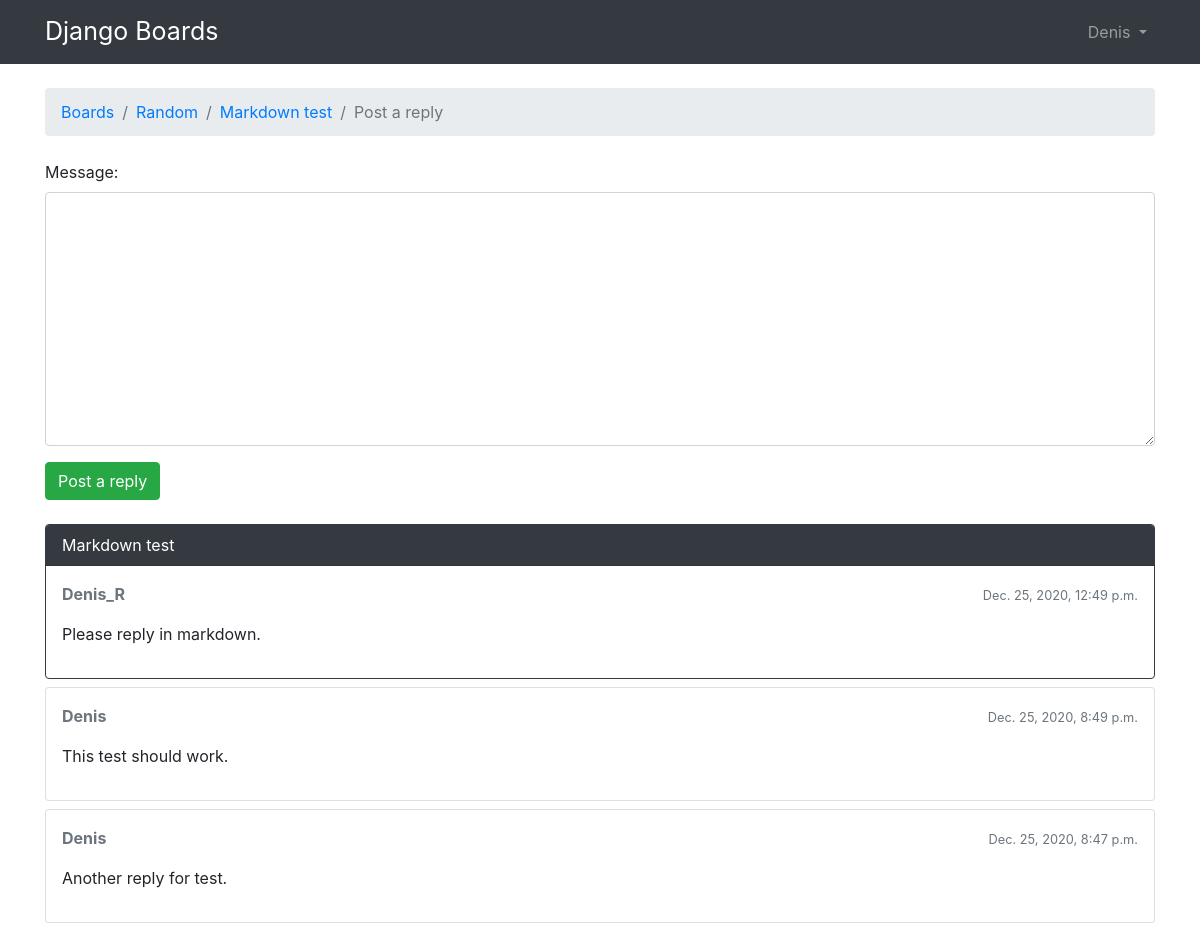
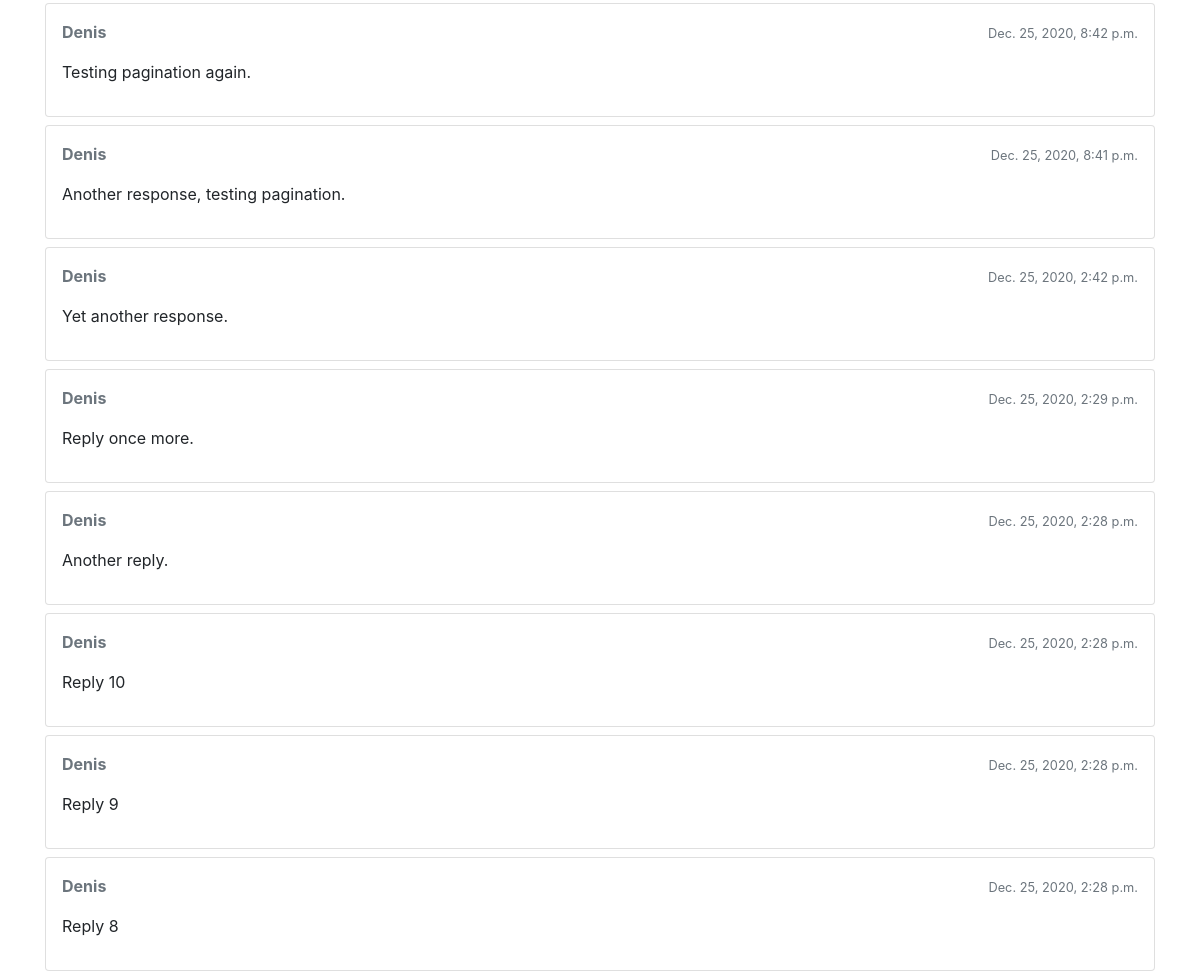
/boards/3/topics/5/reply/ (signed in), run on the app's committed database (2 pictures, top to bottom).
### boards/models.py (models this page shows, shortened)
class Topic(models.Model):
    subject =      models.CharField(max_length= 255)
    last_updated = models.DateTimeField(auto_now_add= True)
    board =        models.ForeignKey(Board, related_name= 'topics', on_delete= models.CASCADE)
    starter =      models.ForeignKey(User, related_name= 'topics', on_delete= models.CASCADE)
    views =        models.PositiveIntegerField(default=0)
    def get_last_ten_posts(self):
        return self.posts.order_by('-created_at')[:10]

class Board(models.Model):
    name =        models.CharField(max_length= 30, unique= True)
    description = models.CharField(max_length= 100)

class Post(models.Model):
    message =    models.TextField(max_length= 4000)
    topic =      models.ForeignKey(Topic, related_name= 'posts', on_delete= models.CASCADE)
    created_by = models.ForeignKey(User, related_name= 'posts', on_delete= models.CASCADE)
    updated_by = models.ForeignKey(User, null= True, related_name= '+', on_delete= models.CASCADE)
    created_at = models.DateTimeField(auto_now_add= True)
    updated_at = models.DateTimeField(null= True)
    def get_message_as_markdown(self):
        return mark_safe(markdown(self.message, safe_mode='escape'))

### boards/views.py (the view)
# urls.py: path('boards/<int:pk>/topics/<int:topic_pk>/reply/', views.reply_topic, name='reply_topic'),
@login_required
def reply_topic(request, pk, topic_pk):
    topic = get_object_or_404(Topic, board__pk=pk, pk=topic_pk)
    if request.method == 'POST':
        form = PostForm(request.POST)
        if form.is_valid():
            post = form.save(commit=False)
            post.topic = topic
            post.created_by = request.user
            post.save()
            topic.last_updated = timezone.now()
            topic.save()
            topic_url = reverse('topic_posts', kwargs={'pk': pk, 'topic_pk': topic_pk})
            topic_post_url = '{url}?page={page}#{id}'.format(url=topic_url, id=post.pk, page=topic.get_page_count())
            return redirect(topic_post_url)
    else:
        form = PostForm()
    return render(request, 'reply_topic.html', {'topic': topic, 'form': form})

### boards/forms.py
class PostForm(forms.ModelForm):
    class Meta:
        model = Post
        fields = ['message', ]

### boards/templatetags/form_tags.py (called while the page is built)
@register.filter
def input_class(bound_field):
    css_class = ''
    if bound_field.form.is_bound:
        if bound_field.errors:
            css_class = 'is-invalid'
        elif field_type(bound_field) != 'PasswordInput':
            css_class = 'is-valid'
    return 'form-control {}'.format(css_class)

### templates/reply_topic.html (shortened to what this page needs)
{% extends 'base.html' %}
{% load static %}
{% block breadcrumb %}
  <li class="breadcrumb-item"><a href="{% url 'home' %}">Boards</a></li>
  <li class="breadcrumb-item"><a href="{% url 'board_topics' topic.board.pk %}">{{ topic.board.name }}</a></li>
  <li class="breadcrumb-item"><a href="{% url 'topic_posts' topic.board.pk topic.pk %}">{{ topic.subject }}</a></li>
  <li class="breadcrumb-item active">Post a reply</li>
{% endblock %}
{% block content %}
  <form method="post" class="mb-4" nonvalidate>
    {% include 'includes/form.html' %}
    <button type="submit" class="btn btn-success">Post a reply</button>
  </form>
  {% for post in topic.posts.all %}
    {% if forloop.first %}
      <div class="card mb-2 {% if forloop.first %}border-dark{% endif %}">
            <div class="card-header text-white bg-dark py-2 px-3">{{ topic.subject }}</div>
            <div class="card-body p-3">
              <div class="row mb-3">
                <div class="col-6">
                  <strong class="text-muted">{{ post.created_by.username }}</strong>
                </div>
                <div class="col-6 text-right">
                  <small class="text-muted">{{ post.created_at }}</small>
                </div>
              </div>
             {{ post.get_message_as_markdown }}
            </div>
      </div>
    {% endif %}
  {% endfor %}
  {% for post in topic.get_last_ten_posts %}
    <div class="card mb-2">
      <div class="card-body p-3">
        <div class="row mb-3">
          <div class="col-6">
            <strong class="text-muted">{{ post.created_by.username }}</strong>
          </div>
          <div class="col-6 text-right">
            <small class="text-muted">{{ post.created_at }}</small>
          </div>
        </div>
        {{ post.get_message_as_markdown }}
      </div>
    </div>
  {% endfor %}
{% endblock %}

### templates/base.html (shortened to what this page needs)
<!DOCTYPE html>
{% load static %}
<html>
  <head>
    <link rel="stylesheet" href="{% static 'css/bootstrap.min.css' %}">
    <link rel="stylesheet" href="{% static 'css/app.css' %}">
    <link rel="stylesheet" href="{% static 'css/simplemde.min.css' %}">
  </head>
  <body>
  {% block body %}
   <nav class="navbar navbar-expand-sm navbar-dark bg-dark">
  <div class="container">
    <a class="navbar-brand" href="{% url 'home' %}">Django Boards</a>
    <div class="collapse navbar-collapse" id="mainMenu">
      {% if user.is_authenticated %}
      <ul class="navbar-nav ml-auto">
        <li class="nav-item dropdown">
          <a class="nav-link dropdown-toggle" href="#" id="userMenu" data-toggle="dropdown" aria-haspopup="true" aria-expanded="false">
            {{ user.username }}
          </a>
        </li>
      </ul>
      {% else %}
      <form class="form-inline ml-auto">
        <a href="{% url 'login' %}" class="btn btn-outline-secondary">Log In</a>
        <a href="{% url 'signup' %}" class="btn btn-primary ml-2">Sign Up</a>
      </form>
      {% endif %}
    </div>
  </div>
</nav>
    <div class="container">
      <ol class="breadcrumb my-4">
        {% block breadcrumb %}
        {% endblock %}
      </ol>
      {% block content %}
      {% endblock %}
    </div>
  {% endblock body %}
  </body>
</html>

### static/css/app.css (style rules this page uses)
.navbar-brand { font-size: 25px; }

### data on the page
Topic: board.name "Random", subject "Markdown test"
Post: created_by.username "Denis_R", created_at "Dec. 25, 2020, 12:49 p.m.", get_message_as_markdown "Please reply in markdown."
Post: created_by.username "Denis", created_at "Dec. 25, 2020, 8:49 p.m.", get_message_as_markdown "This test should work."
Post: created_by.username "Denis", created_at "Dec. 25, 2020, 8:47 p.m.", get_message_as_markdown "Another reply for test."
Post: created_by.username "Denis", created_at "Dec. 25, 2020, 8:42 p.m.", get_message_as_markdown "Testing pagination again."
Post: created_by.username "Denis", created_at "Dec. 25, 2020, 8:41 p.m.", get_message_as_markdown "Another response, testing pagination."
Post: created_by.username "Denis", created_at "Dec. 25, 2020, 2:42 p.m.", get_message_as_markdown "Yet another response."
Post: created_by.username "Denis", created_at "Dec. 25, 2020, 2:29 p.m.", get_message_as_markdown "Reply once more."
Post: created_by.username "Denis", created_at "Dec. 25, 2020, 2:28 p.m.", get_message_as_markdown "Another reply."
Post: created_by.username "Denis", created_at "Dec. 25, 2020, 2:28 p.m.", get_message_as_markdown "Reply 10"
Post: created_by.username "Denis", created_at "Dec. 25, 2020, 2:28 p.m.", get_message_as_markdown "Reply 9"
Post: created_by.username "Denis", created_at "Dec. 25, 2020, 2:28 p.m.", get_message_as_markdown "Reply 8"

### other printed values
{{ user.username }} "Denis"
{{ field.label_tag }} "Message:"
